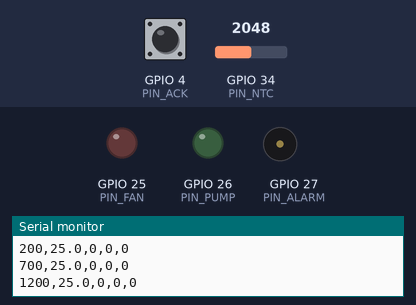
Recording of a sketch running on a simulated ESP32. Shown: output pins drawn as LEDs (lit = HIGH), buzzer (waves = sounding, pin HIGH), the last lines printed to the serial monitor. Inputs (shaded band) come from the test bench; at power-on: GPIO 34 (PIN_NTC) = 2048, GPIO 4 (PIN_ACK) HIGH (analog values on the 0–4095 scale).

Above: at 1.4 s.
1.5 s: GPIO 34 (PIN_NTC) set to 2675
3.0 s: GPIO 34 (PIN_NTC) set to 2806
At 4.2 s:
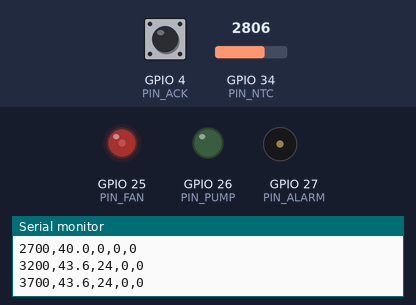
4.5 s: GPIO 34 (PIN_NTC) set to 3603
At 5.3 s:
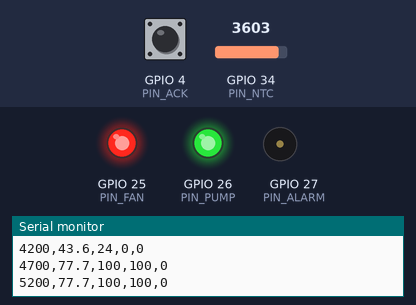
At 6.1 s:
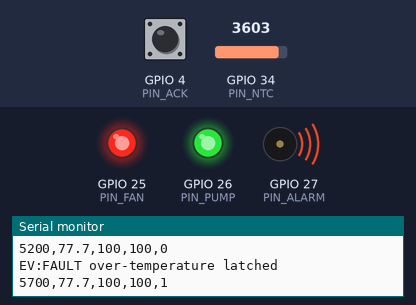
Timing chart, 0 to 7.6 s (numbered marks = the images above; inputs shaded):
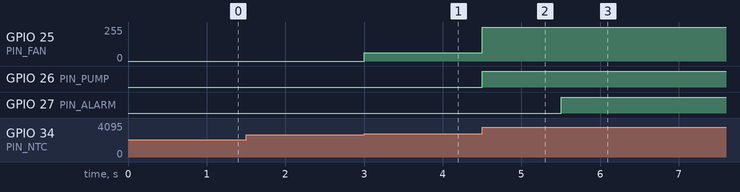

The sketch:

sketch.ino
```cpp
// EV Battery Thermal Management Controller — ESP32 + FreeRTOS
// Wokwi simulation project. No delay() in tasks; every task is periodic or
// event-driven so the scheduler stays responsive.
//
// Hardware (see diagram.json):
//   NTC thermistor module  -> GPIO 34 (ADC)
//   Fan / radiator PWM     -> GPIO 25 (red LED)
//   Coolant pump PWM       -> GPIO 26 (green LED)
//   Over-temperature alarm -> GPIO 27 (buzzer)
//   Fault acknowledge      -> GPIO 4  (button to GND, INPUT_PULLUP)

#include <Arduino.h>
#include <math.h>
#include <freertos/FreeRTOS.h>
#include <freertos/task.h>
#include <freertos/queue.h>
#include <freertos/semphr.h>

// ---------------- configuration ----------------
static constexpr uint8_t PIN_NTC   = 34;
static constexpr uint8_t PIN_FAN   = 25;
static constexpr uint8_t PIN_PUMP  = 26;
static constexpr uint8_t PIN_ALARM = 27;
static constexpr uint8_t PIN_ACK   = 4;

static constexpr uint32_t SAMPLE_PERIOD_MS   = 100;   // sensor task
static constexpr uint32_t CONTROL_PERIOD_MS  = 50;    // control task
static constexpr uint32_t TELEMETRY_PERIOD_MS = 500;  // serial task

// Thermal thresholds (degrees Celsius).
static constexpr float FAN_ON_C   = 42.0f;
static constexpr float FAN_OFF_C  = 38.0f;
static constexpr float PUMP_ON_C  = 48.0f;
static constexpr float PUMP_OFF_C = 44.0f;
static constexpr float OVERTEMP_C = 75.0f;

// NTC module: 10K thermistor in series with 10K, beta 3950.
static constexpr float NTC_BETA = 3950.0f;
static constexpr float ADC_MAX  = 4095.0f;  // ESP32 12-bit ADC

// ---------------- shared state ----------------
struct SystemState {
  float tempC;
  uint8_t fanDuty;    // 0..255
  uint8_t pumpDuty;   // 0..255
  bool overTemp;      // latched until acknowledged
};

static SystemState g_state = {25.0f, 0, 0, false};
static SemaphoreHandle_t g_stateMutex;
static QueueHandle_t g_sampleQueue;  // float, overwrite semantics

// ---------------- helpers ----------------
static float ntcToCelsius(int raw) {
  // Guard the log() domain at both rails.
  if (raw <= 0) raw = 1;
  if (raw >= (int)ADC_MAX) raw = (int)ADC_MAX - 1;

  const float ratio = ADC_MAX / (float)raw - 1.0f;
  const float invT  = logf(ratio) / NTC_BETA + (1.0f / 298.15f);
  return (1.0f / invT) - 273.15f;
}

static float readTemperature() {
  // Median of five rejects single-sample ADC spikes.
  int s[5];
  for (int i = 0; i < 5; i++) {
    s[i] = analogRead(PIN_NTC);
    delayMicroseconds(200);  // tiny, bounded; not a blocking task delay
  }
  for (int i = 0; i < 4; i++) {
    for (int j = i + 1; j < 5; j++) {
      if (s[j] < s[i]) {
        int t = s[i];
        s[i] = s[j];
        s[j] = t;
      }
    }
  }
  return ntcToCelsius(s[2]);
}

static void applyOutputs(uint8_t fan, uint8_t pump, bool alarm) {
  analogWrite(PIN_FAN, fan);
  analogWrite(PIN_PUMP, pump);
  digitalWrite(PIN_ALARM, alarm ? HIGH : LOW);
}

// ---------------- tasks ----------------
// 1. Acquisition: sample the NTC and publish the newest value.
static void sensorTask(void *) {
  TickType_t lastWake = xTaskGetTickCount();
  for (;;) {
    const float t = readTemperature();
    xQueueOverwrite(g_sampleQueue, &t);  // keep only the latest sample
    vTaskDelayUntil(&lastWake, pdMS_TO_TICKS(SAMPLE_PERIOD_MS));
  }
}

// 2. Control: hysteresis + proportional fan, over-temperature latch.
static void controlTask(void *) {
  TickType_t lastWake = xTaskGetTickCount();
  uint32_t overTempSinceMs = 0;

  for (;;) {
    float t = NAN;
    if (xQueueReceive(g_sampleQueue, &t, pdMS_TO_TICKS(CONTROL_PERIOD_MS)) == pdTRUE) {
      xSemaphoreTake(g_stateMutex, portMAX_DELAY);

      g_state.tempC = t;

      if (!g_state.overTemp && t >= OVERTEMP_C) {
        if (overTempSinceMs == 0) overTempSinceMs = millis();
        if (millis() - overTempSinceMs >= 1000) {  // 1 s persistence
          g_state.overTemp = true;
          Serial.println("EV:FAULT over-temperature latched");
        }
      } else if (t < OVERTEMP_C) {
        overTempSinceMs = 0;
      }

      if (g_state.overTemp) {
        // Fail safe: full cooling, alarm on.
        g_state.fanDuty  = 255;
        g_state.pumpDuty = 255;
      } else {
        // Fan: proportional between FAN_OFF_C and 70 C.
        if (t >= FAN_ON_C || (g_state.fanDuty > 0 && t >= FAN_OFF_C)) {
          const float span = 70.0f - FAN_OFF_C;
          float pct = (t - FAN_OFF_C) / span;
          if (pct < 0.25f) pct = 0.25f;  // never run a stalled fan
          if (pct > 1.0f) pct = 1.0f;
          g_state.fanDuty = (uint8_t)(pct * 255.0f);
        } else {
          g_state.fanDuty = 0;
        }

        // Pump: simple hysteresis.
        if (t >= PUMP_ON_C) {
          g_state.pumpDuty = 255;
        } else if (t < PUMP_OFF_C) {
          g_state.pumpDuty = 0;
        }
      }

      const uint8_t fan  = g_state.fanDuty;
      const uint8_t pump = g_state.pumpDuty;
      const bool alarm   = g_state.overTemp;
      xSemaphoreGive(g_stateMutex);

      applyOutputs(fan, pump, alarm);
    }

    vTaskDelayUntil(&lastWake, pdMS_TO_TICKS(CONTROL_PERIOD_MS));
  }
}

// 3. Telemetry: one CSV line per period, easy to plot or paste into a report.
static void telemetryTask(void *) {
  TickType_t lastWake = xTaskGetTickCount();
  Serial.println("ms,temp_c,fan_pct,pump_pct,fault");

  for (;;) {
    xSemaphoreTake(g_stateMutex, portMAX_DELAY);
    const float t     = g_state.tempC;
    const uint8_t fan = g_state.fanDuty;
    const uint8_t pump = g_state.pumpDuty;
    const bool fault  = g_state.overTemp;
    xSemaphoreGive(g_stateMutex);

    Serial.printf("%lu,%.1f,%u,%u,%d\n",
                  (unsigned long)millis(), t,
                  (unsigned)(fan * 100 / 255),
                  (unsigned)(pump * 100 / 255),
                  fault ? 1 : 0);

    vTaskDelayUntil(&lastWake, pdMS_TO_TICKS(TELEMETRY_PERIOD_MS));
  }
}

// 4. Input: debounced acknowledge; clears a latched fault.
static void inputTask(void *) {
  bool lastRaw = HIGH;
  bool stable  = HIGH;
  uint32_t lastChange = 0;
  TickType_t lastWake = xTaskGetTickCount();

  for (;;) {
    const bool raw = digitalRead(PIN_ACK);
    if (raw != lastRaw) {
      lastRaw = raw;
      lastChange = millis();
    }
    if (millis() - lastChange >= 30 && raw != stable) {
      stable = raw;
      if (stable == LOW) {
        xSemaphoreTake(g_stateMutex, portMAX_DELAY);
        if (g_state.overTemp) {
          g_state.overTemp = false;
          Serial.println("EV:ACK fault cleared");
        }
        xSemaphoreGive(g_stateMutex);
      }
    }
    vTaskDelayUntil(&lastWake, pdMS_TO_TICKS(10));
  }
}

// ---------------- setup ----------------
void setup() {
  Serial.begin(115200);
  delay(200);  // allow USB serial to attach before the first line

  pinMode(PIN_ALARM, OUTPUT);
  pinMode(PIN_ACK, INPUT_PULLUP);
  digitalWrite(PIN_ALARM, LOW);

  analogReadResolution(12);
  analogSetPinAttenuation(PIN_NTC, ADC_11db);
  // ESP32 Arduino core 3.x takes the pin as the first argument.
  analogWriteResolution(PIN_FAN, 8);
  analogWriteResolution(PIN_PUMP, 8);
  analogWrite(PIN_FAN, 0);
  analogWrite(PIN_PUMP, 0);

  g_stateMutex  = xSemaphoreCreateMutex();
  g_sampleQueue = xQueueCreate(1, sizeof(float));
  configASSERT(g_stateMutex && g_sampleQueue);

  xTaskCreatePinnedToCore(sensorTask,    "sensor",    4096, nullptr, 2, nullptr, 0);
  xTaskCreatePinnedToCore(controlTask,   "control",   4096, nullptr, 3, nullptr, 1);
  xTaskCreatePinnedToCore(telemetryTask, "telemetry", 4096, nullptr, 1, nullptr, 1);
  xTaskCreatePinnedToCore(inputTask,     "input",     2048, nullptr, 1, nullptr, 0);

  Serial.println("EV thermal controller ready");
}

void loop() {
  // All work happens in tasks; keep the Arduino loop idle.
  vTaskDelay(pdMS_TO_TICKS(1000));
}
```

Measured:
- the behaviour switches between 2749 and 2750 on GPIO 34 (PIN_NTC) (found by bisection; images 0 and 1)
- after the input at 3.0 s, GPIO 25 (PIN_FAN): 0/255 → 63/255 at once
- after the input at 4.5 s, GPIO 25 (PIN_FAN): 63/255 → 255/255 at once; GPIO 26 (PIN_PUMP): LOW → HIGH at once; GPIO 27 (PIN_ALARM): LOW → HIGH after 1.0 s
